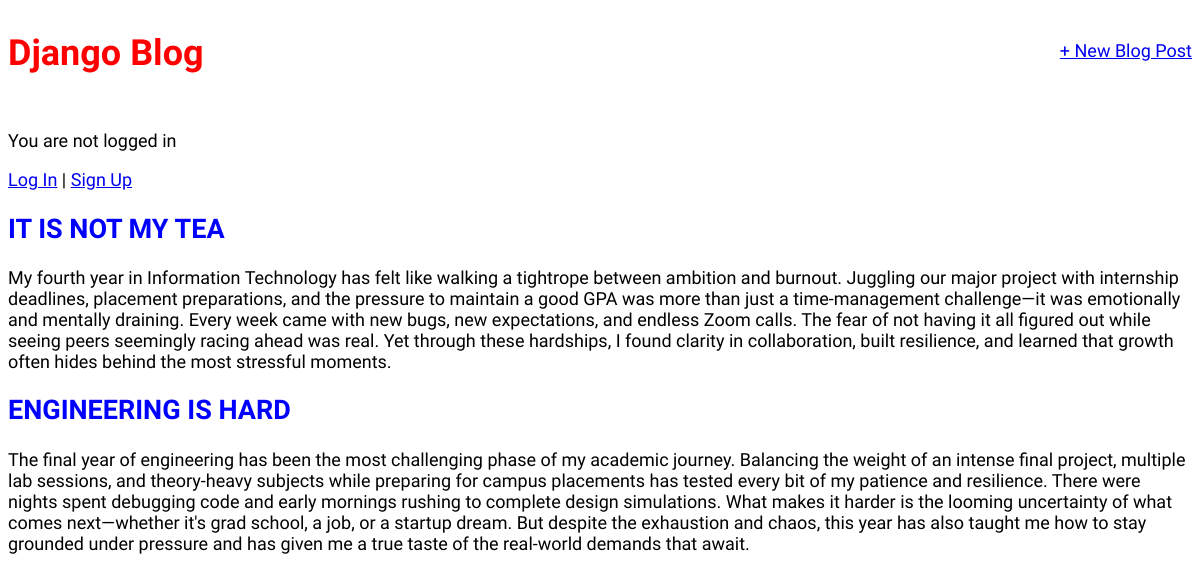
Before: / with the older database file.
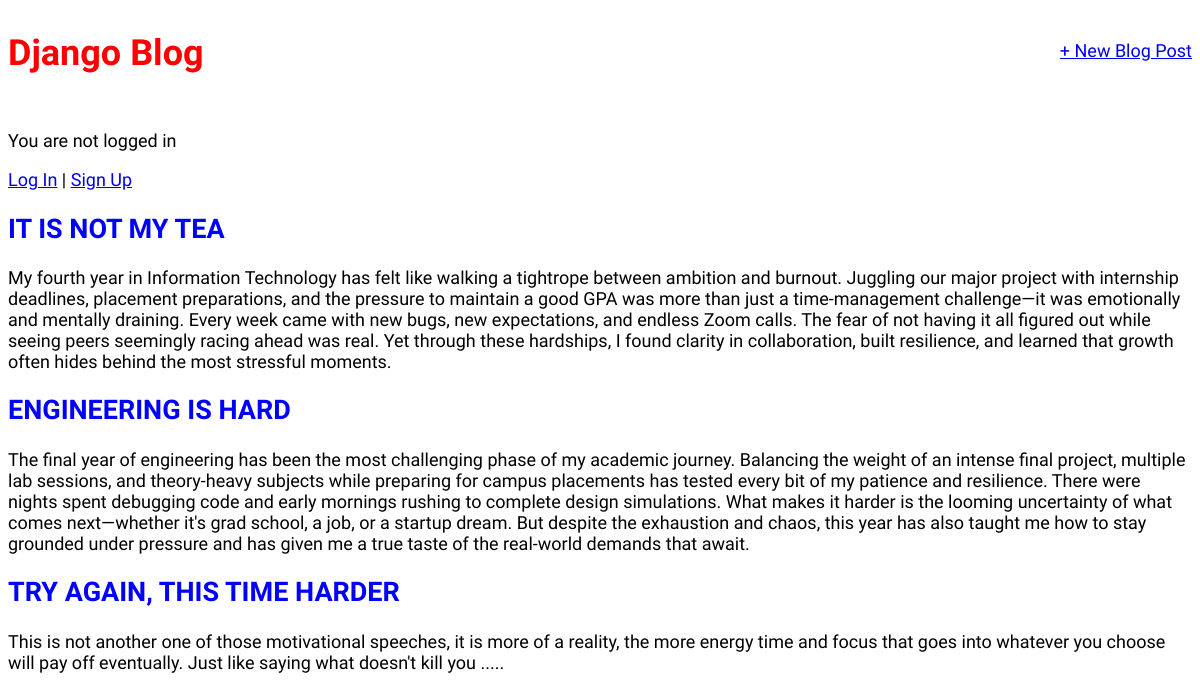
After: the same page with the newer database file.
### blog/models.py (models this page shows, shortened)
class Post(models.Model):
    title = models.CharField(max_length=200)
    author = models.ForeignKey('auth.User', on_delete=models.CASCADE,)
    body = models.TextField()

### blog/views.py (the view)
# urls.py: path("", BlogListView.as_view(), name="home"),# Home
class BlogListView(ListView):
    model = Post
    template_name = "home.html"

### templates/home.html
{% extends "base.html" %}
{% block content %}
{% for post in post_list %}
    <div class="post-entry">
        <h2><a href =" {% url 'post_detail' post.pk %}">{{ post.title }}</a></h2>
        <p>{{ post.body }}</p>
    </div>
{% endfor %}
{% endblock content %}

### templates/base.html (shortened to what this page needs)
{% load static %}
<html>
    <head>
        <link rel="stylesheet" href="{% static 'css/base.css' %}">
    </head>
    <body>
        <div>
            <header>
                <div class="nav-left">
                    <h1><a href="{% url 'home' %}">Django Blog</a></h1>
                </div>
                <div class="nav-right">
                    <a href="{% url 'post_new' %}">+ New Blog Post</a>
                </div>
            </header>
            {% if user.is_authenticated %}
              <p>Welcome, {{ user.username }}!</p>
              <form method="post" action="{% url 'logout' %}">
                {% csrf_token %}
                  <button type="submit">Logout</button>
                </form>
            {% else %}
              <p> You are not logged in</p>
              <a href="{% url 'login' %}"> Log In</a> |
              <a href="{% url 'signup' %}"> Sign Up</a>
            {% endif %}
        {% block content %}
        {% endblock content %}
        </div>
    </body>
</html>

### static/css/base.css (style rules this page uses)
header h1 a { color:red; text-decoration: none; }
header { border-bottom: 1 px solid #999; margin-bottom: 2rem; display: flex; }
body { font-family: 'Source Sans Pro', sans-seriff; font-size: 18px; }
.nav-left { margin-right: auto; }
.nav-right { display: flex; padding-top: 2rem; }
.post-entry { margin: 0.5rem 0; }
.post-entry h2 a, .post-entry h2 a:visited { color: blue; text-decoration: none; }
.post-entry p { margin: 0; font-weight: 400; }

Changed rows visible on the page:
added Post: title "TRY AGAIN, THIS TIME HARDER", body "This is not another one of those motivational speeches, it is more of a reality, the more energy time and focus that goes into whatever you choose will pay off eventually. Just like saying what doesn't kill you ....."
